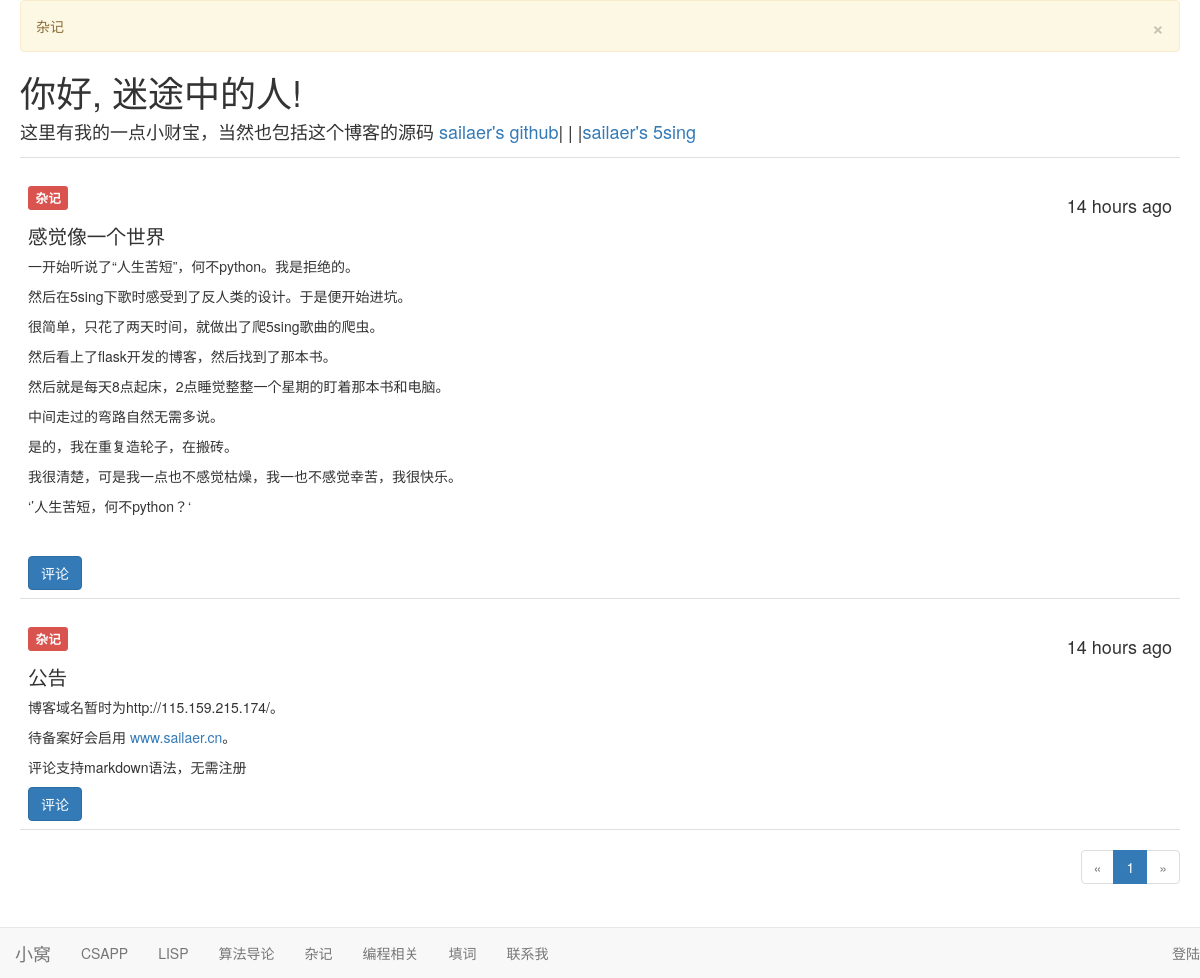
The app's page /kind/杂记 with its own data.
### app/models.py (models this page shows, shortened)
class Post(db.Model):
    __tablename__ = 'posts'
    id = db.Column(db.Integer, primary_key=True)
    kind = db.Column(db.Text)
    body = db.Column(db.Text)
    body_html = db.Column(db.Text)
    timestamp = db.Column(db.DateTime, index=True, default=datetime.utcnow)
    author_id = db.Column(db.Integer, db.ForeignKey('users.id'))
    comments = db.relationship('Comment', backref = 'post', lazy ='dynamic')

### app/main/views.py (the view)
@main.route('/kind/<kind>', methods=['GET', 'POST'])
def kind(kind):
    form = PostForm()
    flash(kind)
    if current_user.is_administrator and \
            form.validate_on_submit():
        post = Post(body=form.body.data,
                    author=current_user._get_current_object(),
                    kind = form.kind.data)
        db.session.add(post)
        return redirect(url_for('.index'))
    page = request.args.get('page', 1, type=int)
    pagination = Post.query.filter_by(kind = kind).order_by(Post.timestamp.desc()).paginate(
        page, per_page=current_app.config['FLASKY_POSTS_PER_PAGE'],
        error_out=False)
    posts = pagination.items
    return render_template('index.html', form=form, posts=posts,
                           pagination=pagination)

### app/auth/views.py (called while the page is built)
@auth.before_app_request
def before_request():
    if current_user.is_authenticated \
            and not current_user.confirmed \
            and request.endpoint[:5] != 'auth.' \
            and request.endpoint != 'static':
        return redirect(url_for('auth.unconfirmed'))

### app/models.py (called while the page is built)
    def is_administrator(self):
        return False

### app/templates/index.html (shortened to what this page needs)
{% extends "base.html" %}
{% import "bootstrap/wtf.html" as wtf %}
{% import "_macros.html" as macros %}
{% block page_content %}
    <div>
        <h1>你好, {% if current_user.is_authenticated %}{{ current_user.username }}{% else %}迷途中的人{% endif %}!</h1>
        <h4>这里有我的一点小财宝，当然也包括这个博客的源码 <a href="https://github.com/sailaer">sailaer's github</a>| | |<a href="http://5sing.kugou.com/sailaer/default.html">sailaer's 5sing </a></h4>
    </div>
    {% include '_posts.html' %}
    {% if pagination %}
        <div class="pagination">
            {{ macros.pagination_widget(pagination, '.index') }}
        </div>
    {% endif %}
{% endblock %}

### app/templates/_posts.html (shortened to what this page needs)
<ul class="posts">
    {% for post in posts %}
        <li class="post">
            <div class="post-content">
                <div class="post-date"><h4>{{ moment(post.timestamp).fromNow() }}</h4></div>
                <div class="post-body">
                 <h3><span class="label label-danger">{{ post.kind }}</span></h3>
                    {% if post.body_html %}
                        <p>{{ post.body_html| safe}}</p>
                    {% else %}
                        {{ post.body }}
                    {% endif %}
                </div>
                <a href="{{ url_for('.post', id = post.id) }}">
                    <button type="submit" class="btn btn-primary">评论</button>
                </a>
            </div>
        </li>
    {% endfor %}
</ul>

### app/static/styles.css (style rules this page uses)
ul.posts { list-style-type: none; padding: 0px; margin: 16px 0px 0px 0px; border-top: 1px solid #e0e0e0; }
ul.posts li.post { padding: 8px; border-bottom: 1px solid #e0e0e0; }
div.post-date { float: right; }
div.post-content { margin-left: 0px; min-height: 45px; }
div.pagination { width: 100%; text-align: right; padding: 0px; margin: 0px; }
.post-body h1 { font-size: 140%; }
.post-body h3 { font-size: 120%; }
body { padding-bottom: 70px; margin-left: 20px; margin-right: 20px; }

### records on screen
Post: timestamp "14 hours ago", kind "杂记", body_html "感觉像一个世界 一开始听说了“人生苦短”，何不python。我是拒绝的。 然后在5sing下歌时感受到了反人类的设计。于是便开始进坑。 很简单，只花了两天时间，就做出了爬5sing歌曲的爬虫。 然后看上了flask开发的博客，然后找到了那本书。 然后就是每天8点起床，2点睡觉整整一个星期的盯着那本书和电脑。 中间走过的弯路自然无需多说。 是的，我在重复造轮子，在搬砖。 我很清楚，可是我一点也不感觉枯燥，我一也不感觉幸苦，我很快乐。 ‘’人生苦短，何不python？‘"
Post: timestamp "14 hours ago", kind "杂记", body_html "公告 博客域名暂时为http://115.159.215.174/。 待备案好会启用 www.sailaer.cn 。 评论支持markdown语法，无需注册"

### other values on screen
{{ message }} "杂记"
{{ p }} "1"
